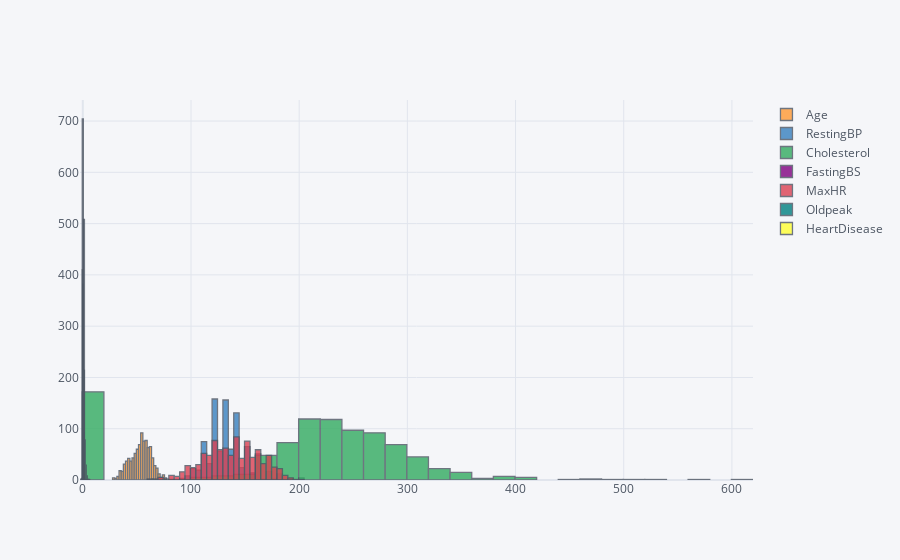

The notebook cell this image was saved under:
### Code cell
ndf.iplot(kind='hist');

### Figure 1 — Plotly figure (JSON) as saved in the notebook; plotly's stock layout.template omitted (floating-point values rounded to 4 significant figures; data arrays with more than 128 entries replaced by an {"elided": "..."} marker saying what was removed)
{"data": [{"histfunc": "count", "histnorm": "", "marker": {"color": "rgba(255, 153, 51, 1.0)", "line": {"color": "#4D5663", "width": 1.3}}, "name": "Age", "opacity": 0.8, "orientation": "v", "type": "histogram", "x": {"elided": "918 int values"}}, {"histfunc": "count", "histnorm": "", "marker": {"color": "rgba(55, 128, 191, 1.0)", "line": {"color": "#4D5663", "width": 1.3}}, "name": "RestingBP", "opacity": 0.8, "orientation": "v", "type": "histogram", "x": {"elided": "918 int values"}}, {"histfunc": "count", "histnorm": "", "marker": {"color": "rgba(50, 171, 96, 1.0)", "line": {"color": "#4D5663", "width": 1.3}}, "name": "Cholesterol", "opacity": 0.8, "orientation": "v", "type": "histogram", "x": {"elided": "918 int values"}}, {"histfunc": "count", "histnorm": "", "marker": {"color": "rgba(128, 0, 128, 1.0)", "line": {"color": "#4D5663", "width": 1.3}}, "name": "FastingBS", "opacity": 0.8, "orientation": "v", "type": "histogram", "x": {"elided": "918 int values"}}, {"histfunc": "count", "histnorm": "", "marker": {"color": "rgba(219, 64, 82, 1.0)", "line": {"color": "#4D5663", "width": 1.3}}, "name": "MaxHR", "opacity": 0.8, "orientation": "v", "type": "histogram", "x": {"elided": "918 int values"}}, {"histfunc": "count", "histnorm": "", "marker": {"color": "rgba(0, 128, 128, 1.0)", "line": {"color": "#4D5663", "width": 1.3}}, "name": "Oldpeak", "opacity": 0.8, "orientation": "v", "type": "histogram", "x": {"elided": "918 float values"}}, {"histfunc": "count", "histnorm": "", "marker": {"color": "rgba(255, 255, 51, 1.0)", "line": {"color": "#4D5663", "width": 1.3}}, "name": "HeartDisease", "opacity": 0.8, "orientation": "v", "type": "histogram", "x": {"elided": "918 int values"}}], "layout": {"barmode": "overlay", "legend": {"bgcolor": "#F5F6F9", "font": {"color": "#4D5663"}}, "paper_bgcolor": "#F5F6F9", "plot_bgcolor": "#F5F6F9", "title": {"font": {"color": "#4D5663"}}, "xaxis": {"gridcolor": "#E1E5ED", "showgrid": true, "tickfont": {"color": "#4D5663"}, "title": {"font": {"color": "#4D5663"}, "text": ""}, "zerolinecolor": "#E1E5ED"}, "yaxis": {"gridcolor": "#E1E5ED", "showgrid": true, "tickfont": {"color": "#4D5663"}, "title": {"font": {"color": "#4D5663"}, "text": ""}, "zerolinecolor": "#E1E5ED"}}}
